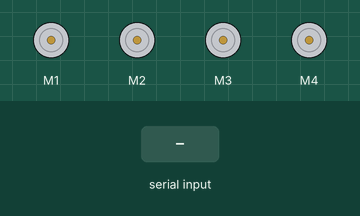
Bench run of a sketch on a simulated Arduino Uno, built with avr-gcc and run on an emulated ATmega328P. On the bench: 4 × DC motor (green arrow = forward, orange = backward, longer = faster). Inputs (shaded band) come from the test bench.

Above: at 1.2 s.
1.3 s: "forward" received over the second serial link
At 1.6 s:
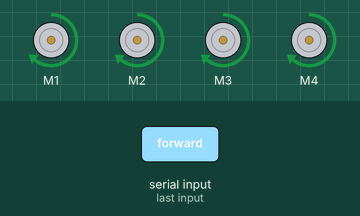
2.8 s: "back" received over the second serial link
At 3.4 s:
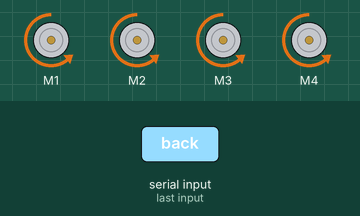
4.3 s: "left" received over the second serial link
At 5.5 s:
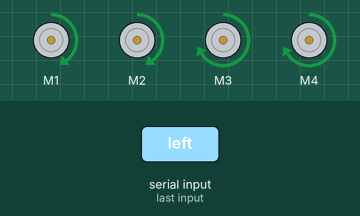
5.8 s: "right" received over the second serial link
At 7.0 s:
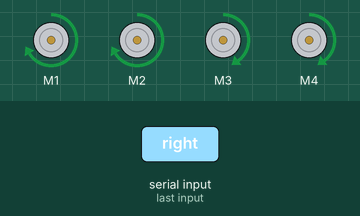
7.3 s: "stop" received over the second serial link
At 8.0 s:
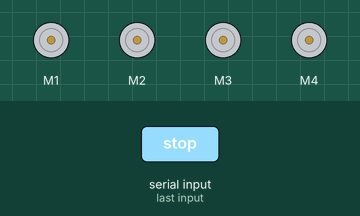
Timing chart, 0 to 9.8 s (numbered marks = the images above; inputs shaded):
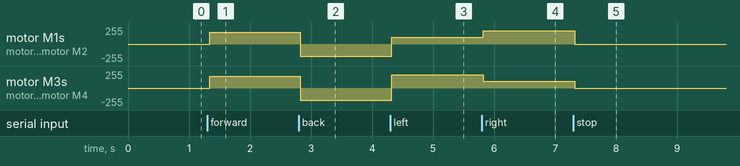

The sketch:

Voice_control_code.ino
```cpp
#include <AFMotor.h>
#include <SoftwareSerial.h>

SoftwareSerial bluetoothSerial(9, 10); // RX, TX

AF_DCMotor motor1(1, MOTOR12_1KHZ);
AF_DCMotor motor2(2, MOTOR12_1KHZ);
AF_DCMotor motor3(3, MOTOR34_1KHZ);
AF_DCMotor motor4(4, MOTOR34_1KHZ);

String command = "";
char currentState = 'S'; // Default STOP

void setup()
{

  bluetoothSerial.begin(9600);
}

void loop()
{
  // Read voice command
  while (bluetoothSerial.available())
  {
    char c = bluetoothSerial.read();
    command += c;
    delay(5);
  }

  if (command.length() > 0)
  {
    command.trim();

    if (command == "forward") currentState = 'F';
    else if (command == "back") currentState = 'B';
    else if (command == "left") currentState = 'L';
    else if (command == "right") currentState = 'R';
    else if (command == "stop") currentState = 'S';

    command = "";
  }

  // Execute continuously
  switch (currentState)
  {
    case 'F':
      forward();
      break;

    case 'B':
      back();
      break;

    case 'L':
      forwardLeft();   // changed
      break;

    case 'R':
      forwardRight();  //  changed
      break;

    case 'S':
      Stop();
      break;
  }
}

// ===== FUNCTIONS =====

void forward()
{
  setSpeed(180, 180);
  motor1.run(FORWARD);
  motor2.run(FORWARD);
  motor3.run(FORWARD);
  motor4.run(FORWARD);
}

void back()
{
  setSpeed(180, 180);
  motor1.run(BACKWARD);
  motor2.run(BACKWARD);
  motor3.run(BACKWARD);
  motor4.run(BACKWARD);
}

//  LEFT TURN (forward + slow left side)
void forwardLeft()
{
  setSpeed(100, 200); // left slow, right fast
  motor1.run(FORWARD);
  motor2.run(FORWARD);
  motor3.run(FORWARD);
  motor4.run(FORWARD);
}

//  RIGHT TURN (forward + slow right side)
void forwardRight()
{
  setSpeed(200, 100); // left fast, right slow
  motor1.run(FORWARD);
  motor2.run(FORWARD);
  motor3.run(FORWARD);
  motor4.run(FORWARD);
}

void Stop()
{
  motor1.run(RELEASE);
  motor2.run(RELEASE);
  motor3.run(RELEASE);
  motor4.run(RELEASE);
}

// Custom speed: left side motors & right side motors
void setSpeed(int leftSpeed, int rightSpeed)
{
  // Left motors
  motor1.setSpeed(leftSpeed);
  motor2.setSpeed(leftSpeed);

  // Right motors
  motor3.setSpeed(rightSpeed);
  motor4.setSpeed(rightSpeed);
}
```

Measured:
- after the input at 1.3 s, motor M1–4: stopped → forward 180/255 at once
- after the input at 2.8 s, motor M1–4: forward 180/255 → backward 180/255 at once
- after the input at 4.3 s, motor M1, motor M2: backward 180/255 → forward 100/255 at once; motor M3, motor M4: backward 180/255 → forward 200/255 at once
- after the input at 5.8 s, motor M1, motor M2: forward 100/255 → forward 200/255 at once; motor M3, motor M4: forward 200/255 → forward 100/255 at once
- after the input at 7.3 s, motor M1, motor M2: forward 200/255 → stopped at once; motor M3, motor M4: forward 100/255 → stopped at once
